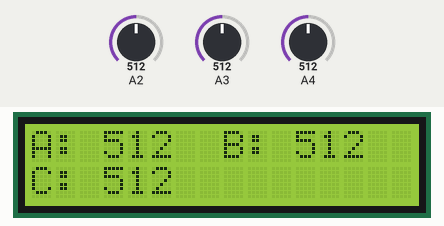
Simulated run of this sketch. Board: Arduino Uno, built with avr-gcc and run on an emulated ATmega328P. Parts: 16×2 character LCD. Inputs (shaded band) come from the test bench; at power-on: A2 = 512, A3 = 512, A4 = 512.

Above: at 1.2 s.
1.3 s: A2 set to 440
At 1.8 s:
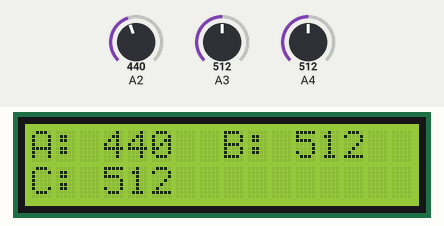
2.8 s: A3 set to 440
At 3.7 s:
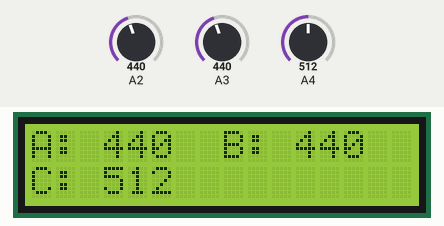
4.4 s: A4 set to 440
At 5.4 s:
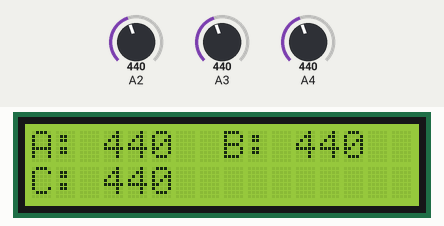
6.1 s: A2 set to 460
At 7.3 s:
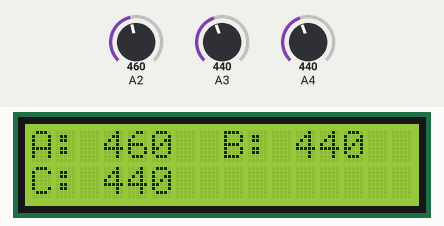
7.7 s: A3 set to 460
At 9.1 s:
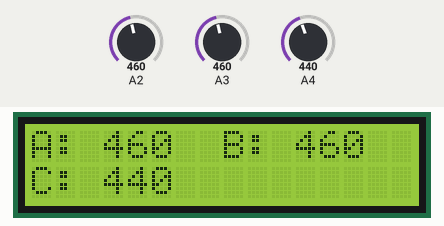
9.4 s: A4 set to 460
At 10.9 s:
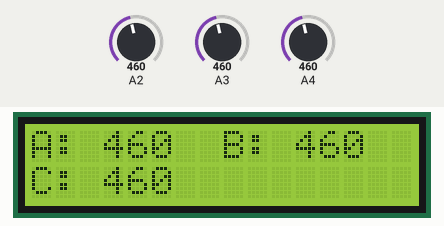
Timing chart, 0 to 12.0 s (numbered marks = the images above; inputs shaded):
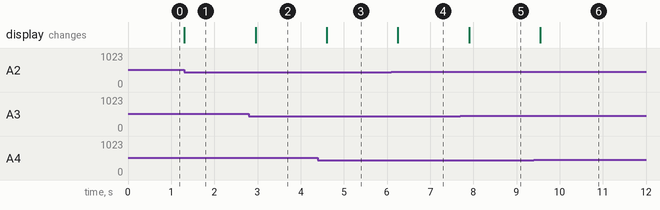

The sketch:

lcd.ino
```cpp
#include <LiquidCrystal.h> //importando biblioteca de LiquidCrustal

LiquidCrystal lcd(8, 13, 9, 4, 5, 6, 7); //config pines en los que se conecta

int lcd_key     = 0;       // define os valores representativos de cada botão
int adc_key_in  = 0;
int key_stado = 0;

#define btnRIGHT  0
#define btnUP     1
#define btnDOWN   2
#define btnLEFT   3
#define btnSELECT 4
#define btnNONE   5

void setup() {
  Serial.begin(9600);// INICIAMOS EL SERIAL PARA MOSTRAR LOS MENSAJES
  lcd.begin(16, 2);
}


void loop() {
  //colocar los menus o el menú
  // Iniciar_ProtMensa();

  lee_botones();
}//fin void loop


void lee_botones() {
  lcd.clear();
  int in1 = analogRead(A2);
  int in2 = analogRead(A3);
  int in3 = analogRead(A4);

  lcd.setCursor(0, 0);
  lcd.print("A: ");
  lcd.setCursor(3, 0);
  lcd.print(in1);

  lcd.setCursor(8, 0);
  lcd.print("B: ");
  lcd.setCursor(11, 0);
  lcd.print(in2);

  lcd.setCursor(0, 1);
  lcd.print("C: ");
  lcd.setCursor(3, 1);
  lcd.print(in3);
  delay(200);
}

//Para capturar los botnes del Keypad de la LCD
int read_LCD_buttons()   // função para ler os valores
{
  adc_key_in = analogRead(0);
  if (adc_key_in > 1000) {
    return btnNONE;
    //state = "Nada";
    key_stado = 5;
  }

  else if (adc_key_in < 50) {
    return btnRIGHT;
    //state = "RIGHT";
    key_stado = 0;
  }

  else  if (adc_key_in < 250) {
    return btnUP;
    //state = "UP";
    key_stado = 1;
  }

  else if (adc_key_in < 450) {
    return btnDOWN;
    //state = "DOWN";
    key_stado = 2;
  }

  else  if (adc_key_in < 650) {
    return btnLEFT;
    //state = "LEFT";
    key_stado = 3;
  }

  else if (adc_key_in < 850) {
    return btnSELECT;
    //state = "SELECT";
    key_stado = 4;
  }

  else {
    return btnNONE;  // when all others fail, return this...
    //state = "Ninguen B opr";
    //key_stado = 5;
  }
}

void Iniciar_ProtMensa() {
  lcd.setCursor(0, 0);
  lcd.print("  Prototipo V1");
  lcd.setCursor(0, 1);
  lcd.print("Iniciando");
  delay(200);
  puntos(100);
}

void puntos(int dIn) {
  lcd.print(".");
  delay(dIn);
  lcd.print(".");
  delay(dIn);
  lcd.print(".");
  delay(dIn);
  lcd.print(".");
  delay(dIn);
  lcd.print(".");
  delay(dIn);
  lcd.print(".");
  delay(dIn);
  delay(dIn);
  lcd.clear();
}
```

Measured:
- after the input at 1.3 s, the display: changes at once (image 1)
- after the input at 2.8 s, the display: changes after 0.15 s (image 2)
- after the input at 4.4 s, the display: changes after 0.20 s (image 3)
- after the input at 6.1 s, the display: changes after 0.15 s (image 4)
- after the input at 7.7 s, the display: changes after 0.20 s (image 5)
- after the input at 9.4 s, the display: changes after 0.15 s (image 6)
